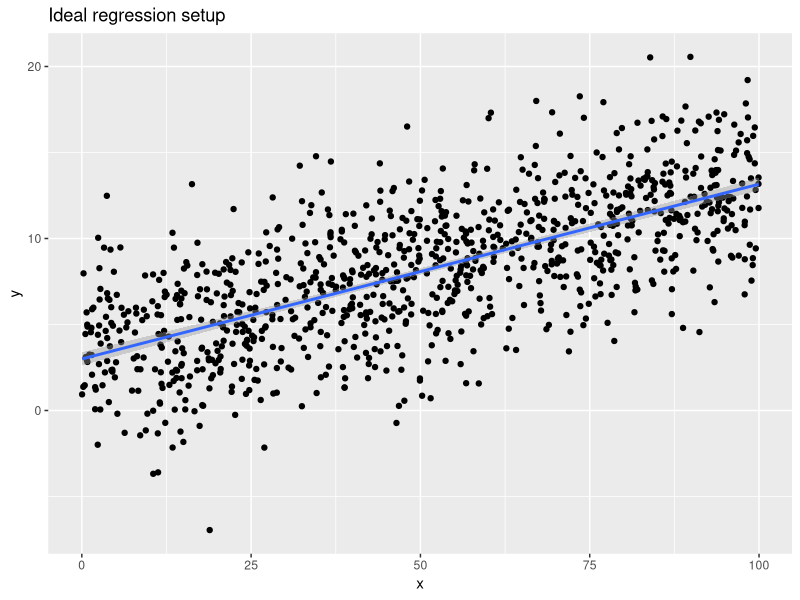
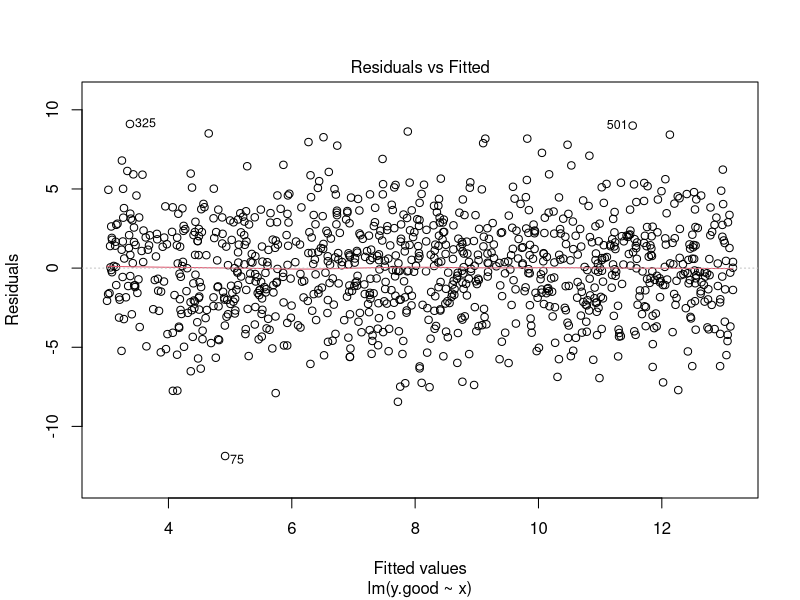
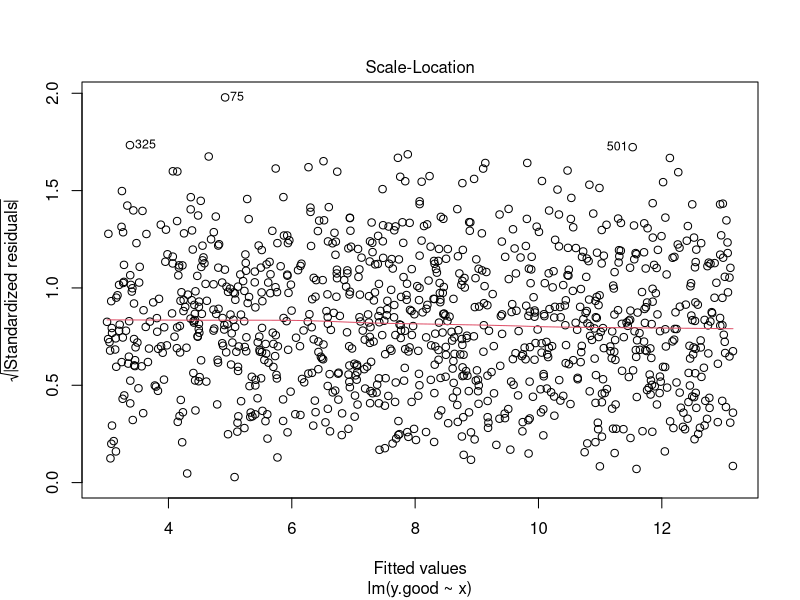
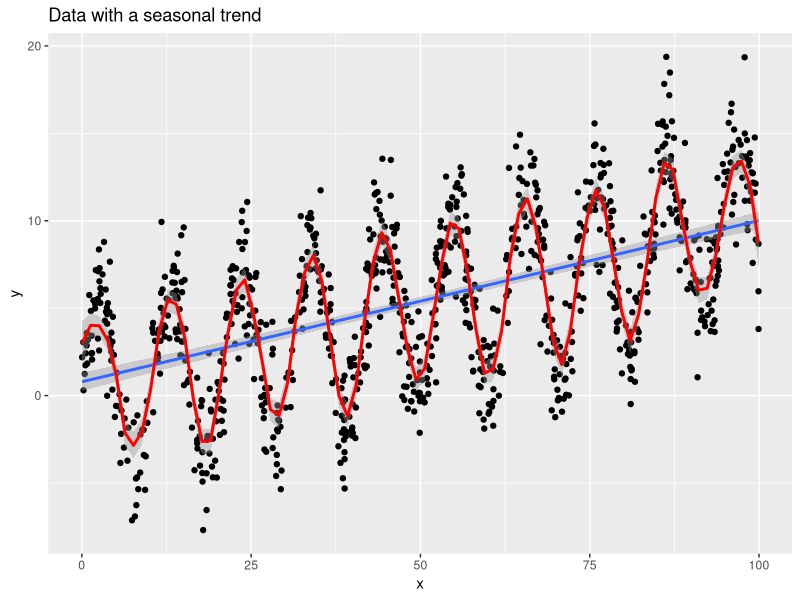
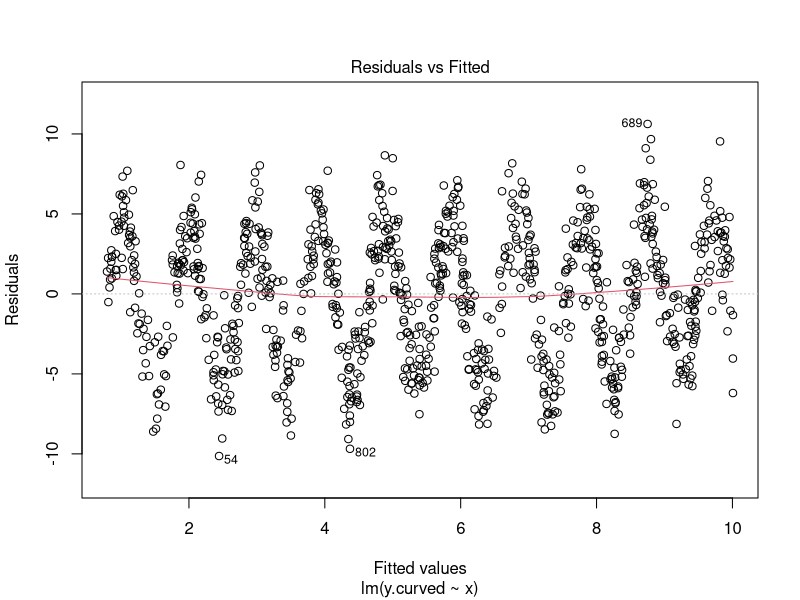
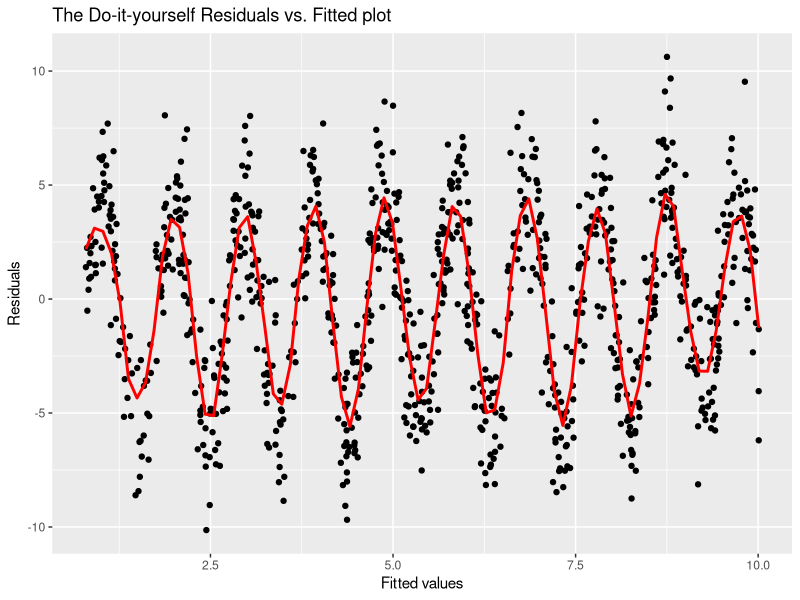
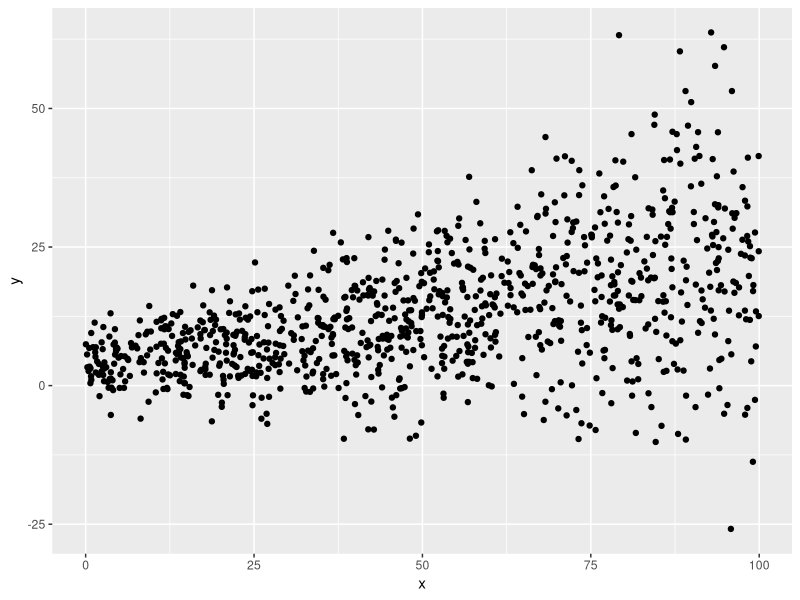
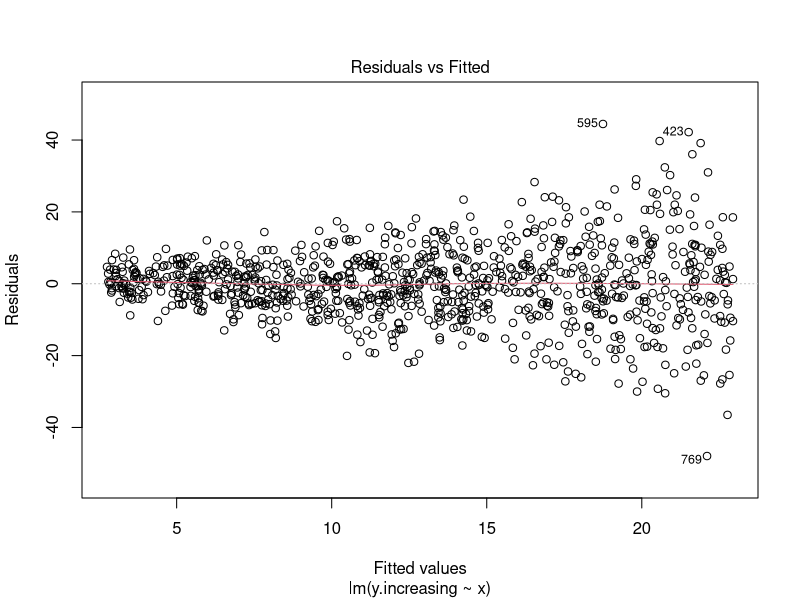

These charts were generated, in order, by the following R code:
## ---- chunk 1
library(ggplot2)

n <- 1000      # sample size
x <- runif(n, min = 0, max = 100)
y.good <- 3 + 0.1 * x + rnorm(n, sd = 3)

# Scatterplot of the data with regression line overlaid
qplot(x, y.good, ylab = "y", main = "Ideal regression setup") + stat_smooth(method = "lm")

# Run regression and display residual-fitted plot
lm.good <- lm(y.good ~ x)
plot(lm.good, which = 1)  
## ---- chunk 2
# Display scale-location plot
plot(lm.good, which = 3)  
## ---- chunk 3
y.curved <- 5 * sin(0.6 * x) + 0.1 * x + rnorm(n, sd = 2)

# Scatterplot of the data
qplot(x, y.curved, ylab = "y", main = "Data with a seasonal trend") + 
  stat_smooth(method = "lm") + stat_smooth(method = "loess", span = 0.1, colour = I("red"))
## ---- chunk 4
lm.curved <- lm(y.curved ~ x)

plot(lm.curved, which = 1)
## ---- chunk 5
# Plot model residuals on y axis, fitted values on x axis
# Add red trend curve with better choice of smoothing bandwidth
qplot(y = lm.curved$residuals, x = lm.curved$fitted.values,
      ylab = "Residuals", xlab = "Fitted values", 
      main = "The Do-it-yourself Residuals vs. Fitted plot") +
  stat_smooth(method = "loess", span = 0.1, colour = I("red"), se = FALSE)
## ---- chunk 6
y.increasing <- 3 + 0.2 * x + (1 + x / 25) * rnorm(n, sd = 3)

# Produce scatterplot of y vs x
qplot(x, y.increasing, ylab = "y")
## ---- chunk 7
lm.increasing <- lm(y.increasing ~ x)
plot(lm.increasing, which = 1)
## ---- chunk 8
plot(lm.increasing, which = 3)
## ---- chunk 9
plot(lm.good, which = 2)
## ---- chunk 10
plot(lm.curved, which = 2)
## ---- chunk 11
plot(lm.increasing, which = 2)
## ---- chunk 12
plot(lm.good, which = 5)
## ---- chunk 13
set.seed(12345)
y.corrupted <- y.good[1:100]
x.corrupted <- x[1:100]

# Randomly select 10 points to corrupt
to.corrupt <- sample(1:length(x.corrupted), 10)
y.corrupted[to.corrupt] <- - 1.5 * y.corrupted[to.corrupt] + 3 * rt(10, df = 3)
x.corrupted[to.corrupt] <- x.corrupted[to.corrupt] * 2.5
# Fit regression and display diagnostic plot
lm.corrupted <- lm(y.corrupted ~ x.corrupted)

plot(lm.corrupted, which = 5)
